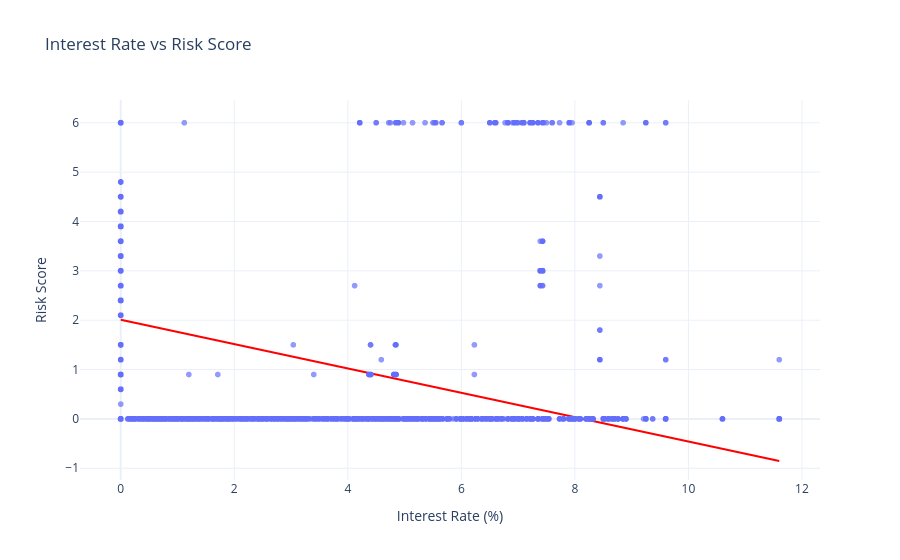

The cell this chart's notebook holds for it:
### Code cell
rate_df = df[["Interest Rate", "risk_score"]].copy()
rate_df["Interest Rate"] = pd.to_numeric(rate_df["Interest Rate"], errors="coerce")
rate_df = rate_df.dropna(subset=["Interest Rate"]).copy()
rate_df = rate_df[rate_df["Interest Rate"].between(0, 25)]

if not rate_df.empty:
    # Avoid Plotly's `trendline="ols"` because it requires statsmodels.
    slope, intercept, _, _, _ = stats.linregress(rate_df["Interest Rate"], rate_df["risk_score"])
    x_line = np.linspace(rate_df["Interest Rate"].min(), rate_df["Interest Rate"].max(), 200)
    y_line = intercept + slope * x_line

    fig = px.scatter(
        rate_df,
        x="Interest Rate",
        y="risk_score",
        title="Interest Rate vs Risk Score",
        labels={"Interest Rate": "Interest Rate (%)", "risk_score": "Risk Score"},
        opacity=0.7,
    )
    trend = px.line(x=x_line, y=y_line)
    trend.data[0].update(name="Linear trend", line=dict(color="red", width=2), mode="lines")
    fig.add_trace(trend.data[0])
    fig.update_layout(template="plotly_white")
    fig.show()
    save_figure(fig, "interest_rate_vs_risk.png")
else:
    print("No usable interest rate values to plot.")

### Figure 1 — Plotly figure (JSON) as saved in the notebook; plotly's stock layout.template omitted (floating-point values rounded to 4 significant figures; data arrays with more than 128 entries replaced by an {"elided": "..."} marker saying what was removed)
{"data": [{"hovertemplate": "Interest Rate (%)=%{x}<br>Risk Score=%{y}<extra></extra>", "legendgroup": "", "marker": {"color": "#636efa", "opacity": 0.7, "symbol": "circle"}, "mode": "markers", "name": "", "showlegend": false, "type": "scattergl", "x": {"elided": "9409 float values"}, "xaxis": "x", "y": {"elided": "9409 float values"}, "yaxis": "y"}, {"hovertemplate": "x=%{x}<br>y=%{y}<extra></extra>", "legendgroup": "", "line": {"color": "red", "dash": "solid", "width": 2}, "marker": {"symbol": "circle"}, "mode": "lines", "name": "Linear trend", "orientation": "v", "showlegend": false, "type": "scatter", "x": {"elided": "200 float values"}, "xaxis": "x", "y": {"elided": "200 float values"}, "yaxis": "y"}], "layout": {"legend": {"tracegroupgap": 0}, "title": {"text": "Interest Rate vs Risk Score"}, "xaxis": {"anchor": "y", "domain": [0, 1], "title": {"text": "Interest Rate (%)"}}, "yaxis": {"anchor": "x", "domain": [0, 1], "title": {"text": "Risk Score"}}}}
